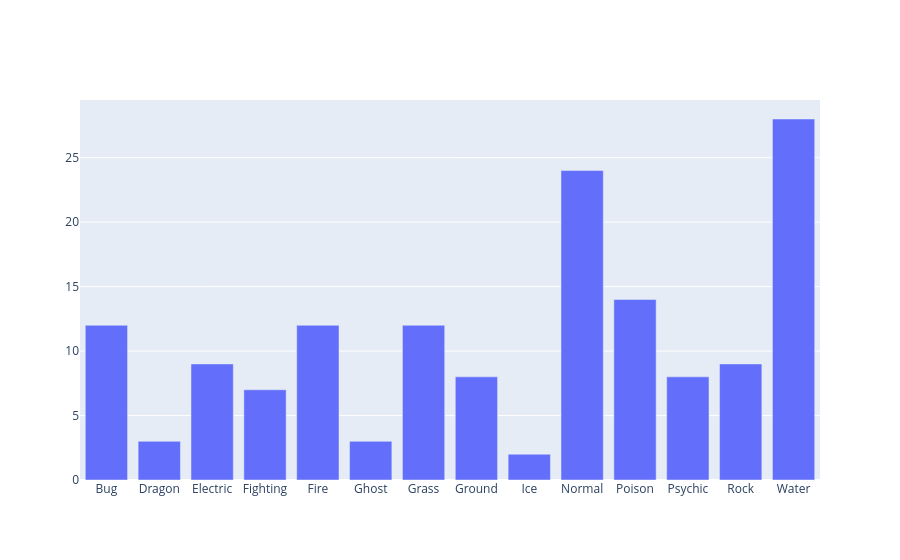

Notebook cell for this chart:
### Code cell
fig1 = go.Figure(data=[go.Bar(x=typegroup.index, y=typegroup.values)])

fig1.show()
#Cadie end

### Figure 1 — Plotly figure (JSON) as saved in the notebook; plotly's stock layout.template omitted (floating-point values rounded to 4 significant figures)
{"data": [{"type": "bar", "x": ["Bug", "Dragon", "Electric", "Fighting", "Fire", "Ghost", "Grass", "Ground", "Ice", "Normal", "Poison", "Psychic", "Rock", "Water"], "y": [12, 3, 9, 7, 12, 3, 12, 8, 2, 24, 14, 8, 9, 28]}], "layout": {}}
